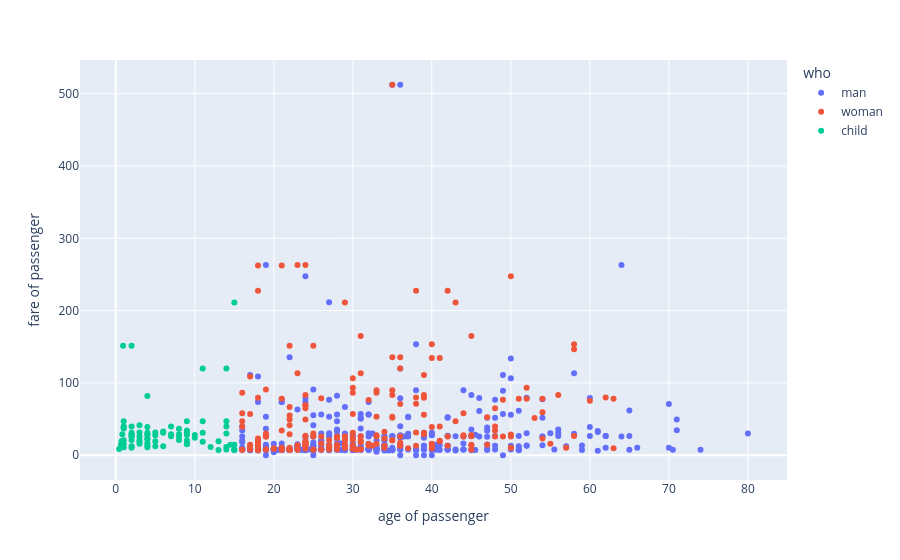

Notebook cell for this chart:
### Code cell
# display figure
fig.show()

### Figure 1 — Plotly figure (JSON) as saved in the notebook; plotly's stock layout.template omitted (floating-point values rounded to 4 significant figures; data arrays with more than 128 entries replaced by an {"elided": "..."} marker saying what was removed)
{"data": [{"hovertemplate": "who=man<br>age of passenger=%{x}<br>fare of passenger=%{y}<extra></extra>", "legendgroup": "man", "marker": {"color": "#636efa", "symbol": "circle"}, "mode": "markers", "name": "man", "orientation": "v", "showlegend": true, "type": "scatter", "x": {"elided": "537 float values"}, "xaxis": "x", "y": {"elided": "537 float values"}, "yaxis": "y"}, {"hovertemplate": "who=woman<br>age of passenger=%{x}<br>fare of passenger=%{y}<extra></extra>", "legendgroup": "woman", "marker": {"color": "#EF553B", "symbol": "circle"}, "mode": "markers", "name": "woman", "orientation": "v", "showlegend": true, "type": "scatter", "x": {"elided": "271 float values"}, "xaxis": "x", "y": {"elided": "271 float values"}, "yaxis": "y"}, {"hovertemplate": "who=child<br>age of passenger=%{x}<br>fare of passenger=%{y}<extra></extra>", "legendgroup": "child", "marker": {"color": "#00cc96", "symbol": "circle"}, "mode": "markers", "name": "child", "orientation": "v", "showlegend": true, "type": "scatter", "x": [2.0, 14.0, 4.0, 14.0, 2.0, 15.0, 8.0, 14.0, 3.0, 7.0, 5.0, 11.0, 4.0, 0.83, 14.5, 2.0, 12.0, 9.0, 1.0, 9.0, 4.0, 1.0, 9.0, 1.0, 4.0, 3.0, 2.0, 5.0, 8.0, 3.0, 7.0, 2.0, 0.92, 2.0, 3.0, 15.0, 3.0, 1.0, 1.0, 3.0, 10.0, 14.0, 4.0, 13.0, 5.0, 0.75, 2.0, 9.0, 9.0, 2.0, 7.0, 9.0, 11.0, 8.0, 4.0, 9.0, 2.0, 0.75, 14.0, 14.0, 15.0, 4.0, 6.0, 11.0, 4.0, 6.0, 0.67, 5.0, 13.0, 8.0, 1.0, 11.0, 0.42, 6.0, 10.0, 2.0, 1.0, 15.0, 0.83, 4.0, 9.0, 4.0, 15.0], "xaxis": "x", "y": [21.07, 30.07, 16.7, 7.854, 29.12, 8.029, 21.07, 11.24, 41.58, 39.69, 27.75, 46.9, 27.9, 29.0, 14.45, 31.27, 11.24, 34.38, 39.69, 20.52, 29.12, 11.13, 31.39, 39.0, 22.02, 26.0, 10.46, 31.39, 26.25, 31.39, 29.12, 151.6, 151.6, 26.0, 15.9, 7.229, 21.07, 15.74, 46.9, 18.75, 24.15, 120.0, 81.86, 19.5, 19.26, 19.26, 12.29, 46.9, 15.9, 26.0, 26.25, 31.27, 31.27, 36.75, 39.0, 27.9, 27.9, 19.26, 46.9, 39.69, 211.3, 13.42, 33.0, 18.79, 23.0, 12.47, 14.5, 12.47, 7.229, 29.12, 20.57, 120.0, 8.517, 31.27, 27.9, 39.69, 37.0, 14.45, 18.75, 31.27, 15.25, 11.13, 7.225], "yaxis": "y"}], "layout": {"legend": {"title": {"text": "who"}, "tracegroupgap": 0}, "margin": {"t": 60}, "xaxis": {"anchor": "y", "domain": [0, 1], "title": {"text": "age of passenger"}}, "yaxis": {"anchor": "x", "domain": [0, 1], "title": {"text": "fare of passenger"}}}}
